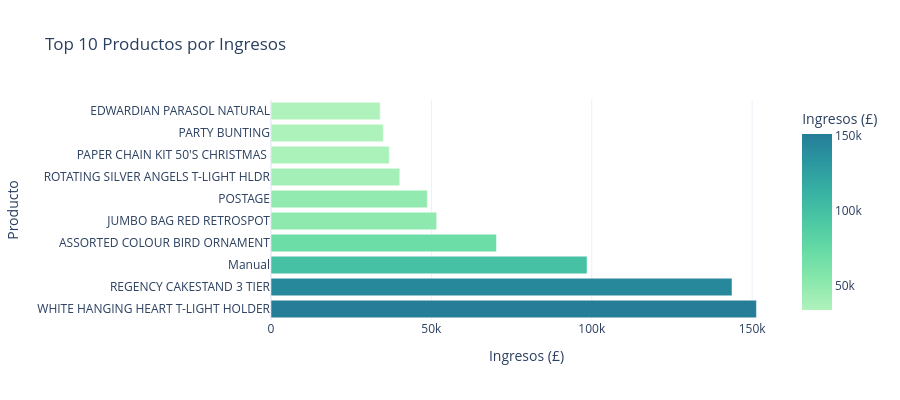

Here is the notebook cell this chart was saved with:
### Markdown cell above
### 4.4 Productos Más Vendidos

### Code cell
top = df.groupby('Description')['TotalPrice'].sum().sort_values(ascending=False).head(10)

fig = px.bar(top.reset_index(), x='TotalPrice', y='Description',
             orientation='h', title='Top 10 Productos por Ingresos',
             color='TotalPrice', color_continuous_scale='Tealgrn',
             labels={'Description':'Producto', 'TotalPrice':'Ingresos (£)'})
fig.update_layout(height=400, template='plotly_white')
fig.show()

print(f'Productos distintos: {df["Description"].nunique():,}')  # Fixed: added .nunique()
print(f'Producto estrella: {top.index[0]}')

### Figure 1 — Plotly figure (JSON) as saved in the notebook; plotly's stock layout.template omitted (floating-point values rounded to 4 significant figures)
{"data": [{"hovertemplate": "Ingresos (£)=%{marker.color}<br>Producto=%{y}<extra></extra>", "legendgroup": "", "marker": {"color": [151300.0, 143700.0, 98530.0, 70290.0, 51640.0, 48740.0, 40160.0, 36870.0, 35020.0, 34040.0], "coloraxis": "coloraxis", "pattern": {"shape": ""}}, "name": "", "orientation": "h", "showlegend": false, "textposition": "auto", "type": "bar", "x": [151300.0, 143700.0, 98530.0, 70290.0, 51640.0, 48740.0, 40160.0, 36870.0, 35020.0, 34040.0], "xaxis": "x", "y": ["WHITE HANGING HEART T-LIGHT HOLDER", "REGENCY CAKESTAND 3 TIER", "Manual", "ASSORTED COLOUR BIRD ORNAMENT", "JUMBO BAG RED RETROSPOT", "POSTAGE", "ROTATING SILVER ANGELS T-LIGHT HLDR", "PAPER CHAIN KIT 50'S CHRISTMAS ", "PARTY BUNTING", "EDWARDIAN PARASOL NATURAL"], "yaxis": "y"}], "layout": {"barmode": "relative", "coloraxis": {"autocolorscale": false, "colorbar": {"title": {"text": "Ingresos (£)"}}, "colorscale": [[0, "rgb(176, 242, 188)"], [0.1667, "rgb(137, 232, 172)"], [0.3333, "rgb(103, 219, 165)"], [0.5, "rgb(76, 200, 163)"], [0.6667, "rgb(56, 178, 163)"], [0.8333, "rgb(44, 152, 160)"], [1, "rgb(37, 125, 152)"]]}, "height": 400, "legend": {"tracegroupgap": 0}, "title": {"text": "Top 10 Productos por Ingresos"}, "xaxis": {"anchor": "y", "domain": [0, 1], "title": {"text": "Ingresos (£)"}}, "yaxis": {"anchor": "x", "domain": [0, 1], "title": {"text": "Producto"}}}}
